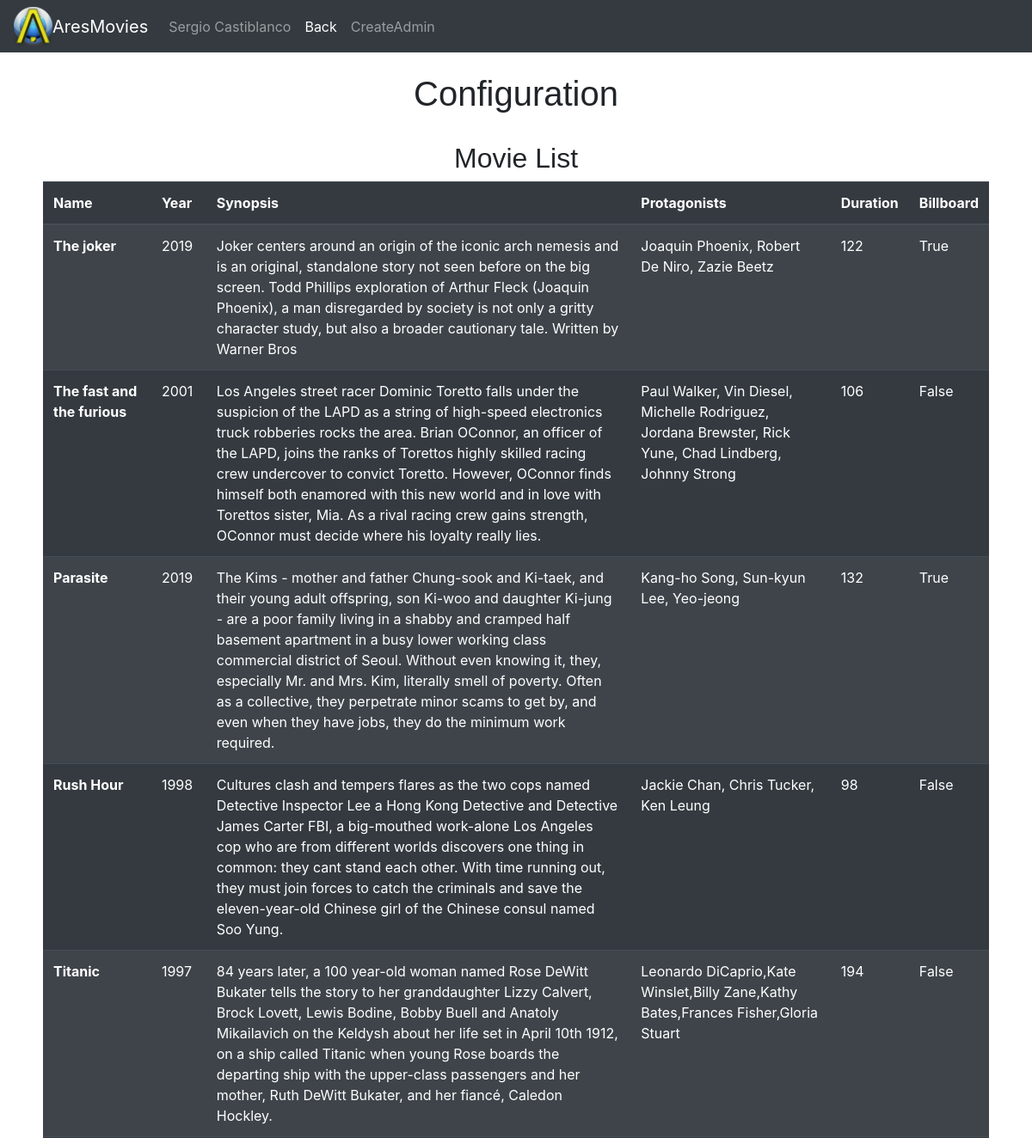
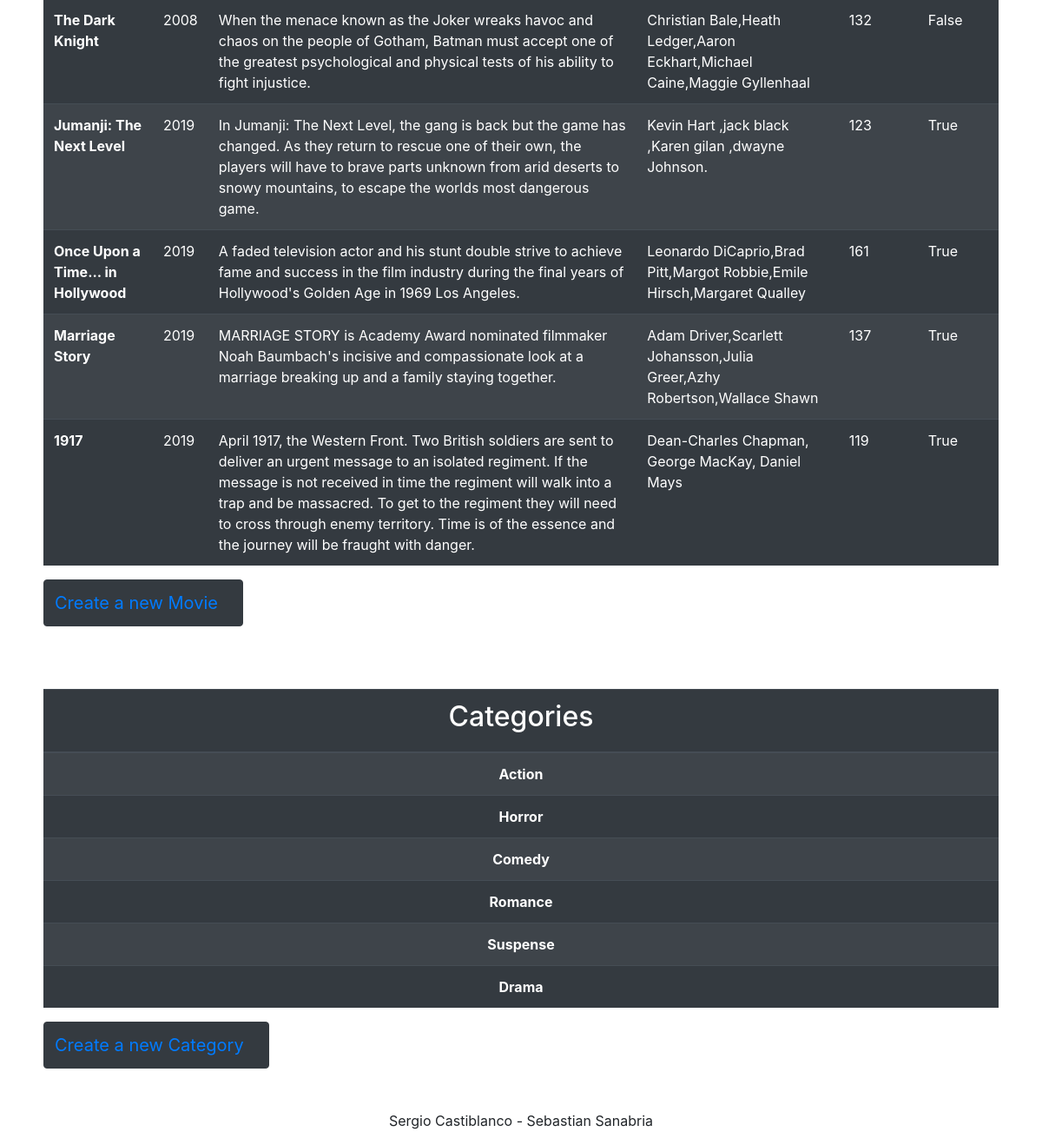
Page /AresMovies/admin/adminConf/ (signed in) on the committed database (2 pictures, top to bottom).
### app/models.py (models this page shows, shortened)
class Pelicula(models.Model):
    titulo = models.CharField(max_length=200, null=True)
    sinopsis = models.TextField(max_length=2000,null=True)
    anio = models.IntegerField(null=True)
    actores = models.TextField(max_length=2000,null=True)
    duracion = models.IntegerField(null=True)
    enCartelera = models.BooleanField(null=True)
    class Meta:
        app_label = 'app'

class Categoria(models.Model):
    nombre = models.CharField(max_length=200, null=True)
    class Meta:
        app_label = 'app'

### app/views.py (the view)
# urls.py: path('AresMovies/admin/adminConf/', views.administradorConf, name='administradorConf'),
@login_required
def administradorConf(request):
    lista_peliculas = Pelicula.objects.all()
    lista_categorias = Categoria.objects.all()
    contexto = {
        'lista_peliculas': lista_peliculas,
        'lista_categorias': lista_categorias
    }
    return render(request, 'app/administrador/Configuracion.html', contexto)

### app/templates/app/administrador/Configuracion.html (shortened to what this page needs)
{% extends "app/base.html" %}
{% load static %}
{% block estilo %}<link rel="stylesheet" href="{% static 'app/css/estiloConfig.css' %}">{% endblock %}
    {% block contenido %}
    <header>
      <nav class="navbar navbar-expand-lg navbar-dark bg-dark">
        <img src="{% static 'app/img/logo1.png' %}" alt="">
        <a class="navbar-brand" href="{% url 'app:index' %}">AresMovies</a>
        <div class="collapse navbar-collapse" id="navbarSupportedContent">
          <ul class="navbar-nav mr-auto">
            <li>
              <a class="nav-link" >
                {{ request.user.first_name }} {{ request.user.last_name }}
                <span class="sr-only">(current)</span></a>
            </li>
            <li class="nav-item active">
              <a class="nav-link" href="{% url 'app:index' %}">Back <span class="sr-only">(current)</span></a>
            </li>
            <li class="nav-item">
                <a class="nav-link" href="{% url 'app:form_admin' %}">CreateAdmin</a>
            </li>
          </ul>
        </div>
      </nav>
</header>
<br>
<h1>Configuration</h1>
    <br>
<section class="listap">
    <h2>Movie List</h2>
    <table class="table table-striped table-dark">
        <thead>
          <tr>
            <th scope="col">Name</th>
            <th scope="col">Year</th>
            <th scope="col">Synopsis</th>
            <th scope="col">Protagonists</th>
            <th scope="col">Duration</th>
            <th scope="col">Billboard</th>
          </tr>
        </thead>
        <tbody>
          {% for t in lista_peliculas %}
          <tr>
            <th>{{ t.titulo }}</th>
            <td>{{ t.anio }}</td>
            <td>{{ t.sinopsis}}</td>
            <td>{{ t.actores }}</td>
            <td>{{ t.duracion }}</td>
            <td>{{ t.enCartelera }}</td>
          </tr>
          {% endfor %}
        </tbody>
      </table>
      <button type="button" class="btn btn-dark"><a class="navbar-brand" href="{% url 'app:form_crea_peliculas' %}">Create a new Movie</a></button>
</section>
<br><br><br>
<section class="ingCategoria">
  <table class="table table-striped table-dark" >
    <thead>
      <tr>
        <th scope="col"><h2>Categories</h2></th>
      </tr>
    </thead>
    <tbody>
      {% for c in lista_categorias %}
      <tr>
        <th>{{ c.nombre }}</th>
      </tr>
      {% endfor %}
    </tbody>
  </table>
  <button type="button" class="btn btn-dark"><a class="navbar-brand" href="{% url 'app:form_crea_categoria' %}">Create a new Category</a></button>
</section>
<br><br>
<footer>
  <p>Sergio Castiblanco - Sebastian Sanabria</p>
</footer>
{% endblock %}

### app/static/app/css/estiloConfig.css (style rules this page uses)
html { display: block; }
body { margin: auto; background-color: darkslategrey; }
body h1 { font-family: 'Trebuchet MS', 'Lucida Sans Unicode', 'Lucida Grande', 'Lucida Sans', Arial, sans-serif; text-align: center; }
.listap { margin: 0px 50px; }
.listap h2 { text-align: center; font-family: 'Trebuchet MS', 'Lucida Sans Unicode', 'Lucida Grande', 'Lucida Sans', Arial, sans-serif; }
.ingCategoria { margin: 0px 50px; }
.ingCategoria table { text-align: center; }
footer p { text-align: center; }

### rows in the picture
Pelicula: titulo "The joker", anio "2019", sinopsis "Joker centers around an origin of the iconic arch nemesis and is an original, standalone story not seen before on the big screen. Todd Phillips exploration of Arthur Fleck (Joaquin Phoenix), a man disregarded by society is not only a gritty character study, but also a broader cautionary tale. Written by Warner Bros", actores "Joaquin Phoenix, Robert De Niro, Zazie Beetz", duracion "122", enCartelera "True"
Pelicula: titulo "The fast and the furious", anio "2001", sinopsis "Los Angeles street racer Dominic Toretto falls under the suspicion of the LAPD as a string of high-speed electronics truck robberies rocks the area. Brian OConnor, an officer of the LAPD, joins the ranks of Torettos highly skilled racing crew undercover to convict Toretto. However, OConnor finds himself both enamored with this new world and in love with Torettos sister, Mia. As a rival racing crew gains strength, OConnor must decide where his loyalty really lies.", actores "Paul Walker, Vin Diesel, Michelle Rodriguez, Jordana Brewster, Rick Yune, Chad Lindberg, Johnny Strong", duracion "106", enCartelera "False"
Pelicula: titulo "Parasite", anio "2019", sinopsis "The Kims - mother and father Chung-sook and Ki-taek, and their young adult offspring, son Ki-woo and daughter Ki-jung - are a poor family living in a shabby and cramped half basement apartment in a busy lower working class commercial district of Seoul. Without even knowing it, they, especially Mr. and Mrs. Kim, literally smell of poverty. Often as a collective, they perpetrate minor scams to get by, and even when they have jobs, they do the minimum work required.", actores "Kang-ho Song, Sun-kyun Lee, Yeo-jeong", duracion "132", enCartelera "True"
Pelicula: titulo "Rush Hour", anio "1998", sinopsis "Cultures clash and tempers flares as the two cops named Detective Inspector Lee a Hong Kong Detective and Detective James Carter FBI, a big-mouthed work-alone Los Angeles cop who are from different worlds discovers one thing in common: they cant stand each other. With time running out, they must join forces to catch the criminals and save the eleven-year-old Chinese girl of the Chinese consul named Soo Yung.", actores "Jackie Chan, Chris Tucker, Ken Leung", duracion "98", enCartelera "False"
Pelicula: titulo "Titanic", anio "1997", sinopsis "84 years later, a 100 year-old woman named Rose DeWitt Bukater tells the story to her granddaughter Lizzy Calvert, Brock Lovett, Lewis Bodine, Bobby Buell and Anatoly Mikailavich on the Keldysh about her life set in April 10th 1912, on a ship called Titanic when young Rose boards the departing ship with the upper-class passengers and her mother, Ruth DeWitt Bukater, and her fiancé, Caledon Hockley.", actores "Leonardo DiCaprio,Kate Winslet,Billy Zane,Kathy Bates,Frances Fisher,Gloria Stuart", duracion "194", enCartelera "False"
Pelicula: titulo "The Dark Knight", anio "2008", sinopsis "When the menace known as the Joker wreaks havoc and chaos on the people of Gotham, Batman must accept one of the greatest psychological and physical tests of his ability to fight injustice.", actores "Christian Bale,Heath Ledger,Aaron Eckhart,Michael Caine,Maggie Gyllenhaal", duracion "132", enCartelera "False"
Pelicula: titulo "Jumanji: The Next Level", anio "2019", sinopsis "In Jumanji: The Next Level, the gang is back but the game has changed. As they return to rescue one of their own, the players will have to brave parts unknown from arid deserts to snowy mountains, to escape the worlds most dangerous game.", actores "Kevin Hart ,jack black ,Karen gilan ,dwayne Johnson.", duracion "123", enCartelera "True"
Pelicula: titulo "Once Upon a Time... in Hollywood", anio "2019", sinopsis "A faded television actor and his stunt double strive to achieve fame and success in the film industry during the final years of Hollywood's Golden Age in 1969 Los Angeles.", actores "Leonardo DiCaprio,Brad Pitt,Margot Robbie,Emile Hirsch,Margaret Qualley", duracion "161", enCartelera "True"
Pelicula: titulo "Marriage Story", anio "2019", sinopsis "MARRIAGE STORY is Academy Award nominated filmmaker Noah Baumbach's incisive and compassionate look at a marriage breaking up and a family staying together.", actores "Adam Driver,Scarlett Johansson,Julia Greer,Azhy Robertson,Wallace Shawn", duracion "137", enCartelera "True"
Pelicula: titulo "1917", anio "2019", sinopsis "April 1917, the Western Front. Two British soldiers are sent to deliver an urgent message to an isolated regiment. If the message is not received in time the regiment will walk into a trap and be massacred. To get to the regiment they will need to cross through enemy territory. Time is of the essence and the journey will be fraught with danger.", actores "Dean-Charles Chapman, George MacKay, Daniel Mays", duracion "119", enCartelera "True"
Categoria: nombre "Action"
Categoria: nombre "Horror"
Categoria: nombre "Comedy"
Categoria: nombre "Romance"
Categoria: nombre "Suspense"
Categoria: nombre "Drama"

### other values in the picture
{{ request.user.first_name }} "Sergio"
{{ request.user.last_name }} "Castiblanco"
